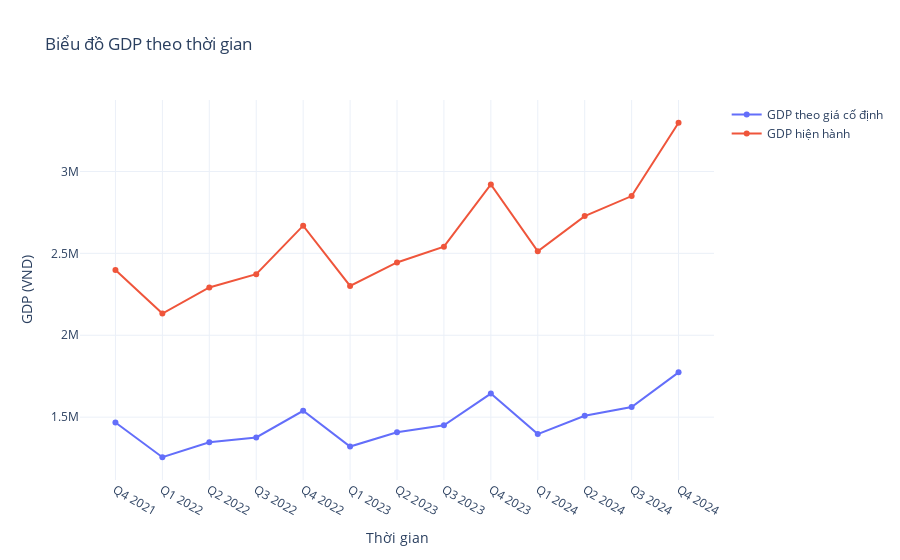

The notebook cell saved with this chart:
### Code cell
fig = go.Figure()

fig.add_trace(go.Scatter(x=gdp_constant_prices["Time"].values, y=gdp_constant_prices["Value"].values, mode="lines+markers", name="GDP theo giá cố định"))
fig.add_trace(go.Scatter(x=gdp_current["Time"].values, y=gdp_current["Value"].values, mode="lines+markers", name="GDP hiện hành"))

fig.update_layout(
    title="Biểu đồ GDP theo thời gian",
    xaxis_title="Thời gian",
    yaxis_title="GDP (VND)",
    plot_bgcolor="rgba(0, 0, 0, 0)",
    template="plotly_white"
)

fig.show()

### Figure 1 — Plotly figure (JSON) as saved in the notebook; plotly's stock layout.template omitted (floating-point values rounded to 4 significant figures)
{"data": [{"mode": "lines+markers", "name": "GDP theo giá cố định", "type": "scatter", "x": ["Q4 2021", "Q1 2022", "Q2 2022", "Q3 2022", "Q4 2022", "Q1 2023", "Q2 2023", "Q3 2023", "Q4 2023", "Q1 2024", "Q2 2024", "Q3 2024", "Q4 2024"], "y": [1467490, 1255312, 1346821, 1376321, 1538951, 1320755, 1407473, 1450322, 1643902, 1396660, 1508387, 1561963, 1773652]}, {"mode": "lines+markers", "name": "GDP hiện hành", "type": "scatter", "x": ["Q4 2021", "Q1 2022", "Q2 2022", "Q3 2022", "Q4 2022", "Q1 2023", "Q2 2023", "Q3 2023", "Q4 2023", "Q1 2024", "Q2 2024", "Q3 2024", "Q4 2024"], "y": [2399005, 2132796, 2292012, 2373152, 2669131, 2300882, 2444649, 2540588, 2921187, 2513091, 2727565, 2849908, 3297408]}], "layout": {"plot_bgcolor": "rgba(0, 0, 0, 0)", "title": {"text": "Biểu đồ GDP theo thời gian"}, "xaxis": {"title": {"text": "Thời gian"}}, "yaxis": {"title": {"text": "GDP (VND)"}}}}
